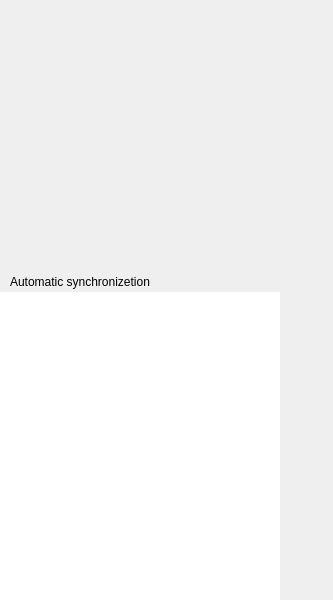
<?xml version="1.0" encoding="UTF-8"?>
<ui version="4.0">
 <class>KiranTimeDateWidget</class>
 <widget class="QWidget" name="KiranTimeDateWidget">
  <property name="geometry">
   <rect>
    <x>0</x>
    <y>0</y>
    <width>333</width>
    <height>600</height>
   </rect>
  </property>
  <property name="windowTitle">
   <string>KiranTimeDateWidget</string>
  </property>
  <property name="styleSheet">
   <string notr="true"/>
  </property>
  <layout class="QHBoxLayout" name="horizontalLayout_2">
   <property name="spacing">
    <number>4</number>
   </property>
   <property name="leftMargin">
    <number>0</number>
   </property>
   <property name="topMargin">
    <number>0</number>
   </property>
   <property name="rightMargin">
    <number>0</number>
   </property>
   <property name="bottomMargin">
    <number>0</number>
   </property>
   <item>
    <widget class="KiranColorBlock" name="siderbar" native="true">
     <property name="sizePolicy">
      <sizepolicy hsizetype="Fixed" vsizetype="Preferred">
       <horstretch>0</horstretch>
       <verstretch>0</verstretch>
      </sizepolicy>
     </property>
     <property name="minimumSize">
      <size>
       <width>280</width>
       <height>0</height>
      </size>
     </property>
     <property name="maximumSize">
      <size>
       <width>280</width>
       <height>16777215</height>
      </size>
     </property>
     <property name="styleSheet">
      <string notr="true"/>
     </property>
     <layout class="QVBoxLayout" name="verticalLayout">
      <property name="spacing">
       <number>0</number>
      </property>
      <property name="leftMargin">
       <number>0</number>
      </property>
      <property name="topMargin">
       <number>40</number>
      </property>
      <property name="rightMargin">
       <number>0</number>
      </property>
      <property name="bottomMargin">
       <number>0</number>
      </property>
      <item alignment="Qt::AlignHCenter">
       <widget class="KiranClock" name="clock" native="true">
        <property name="sizePolicy">
         <sizepolicy hsizetype="Fixed" vsizetype="Fixed">
          <horstretch>0</horstretch>
          <verstretch>0</verstretch>
         </sizepolicy>
        </property>
        <property name="minimumSize">
         <size>
          <width>180</width>
          <height>180</height>
         </size>
        </property>
        <property name="maximumSize">
         <size>
          <width>180</width>
          <height>180</height>
         </size>
        </property>
        <property name="styleSheet">
         <string notr="true"/>
        </property>
       </widget>
      </item>
      <item alignment="Qt::AlignHCenter">
       <widget class="QLabel" name="label_utc">
        <property name="sizePolicy">
         <sizepolicy hsizetype="Preferred" vsizetype="Minimum">
          <horstretch>0</horstretch>
          <verstretch>0</verstretch>
         </sizepolicy>
        </property>
        <property name="styleSheet">
         <string notr="true"/>
        </property>
        <property name="text">
         <string/>
        </property>
       </widget>
      </item>
      <item alignment="Qt::AlignHCenter">
       <widget class="QLabel" name="label_dateTime">
        <property name="sizePolicy">
         <sizepolicy hsizetype="Preferred" vsizetype="Minimum">
          <horstretch>0</horstretch>
          <verstretch>0</verstretch>
         </sizepolicy>
        </property>
        <property name="styleSheet">
         <string notr="true"/>
        </property>
        <property name="text">
         <string/>
        </property>
       </widget>
      </item>
      <item>
       <widget class="QWidget" name="widget_autoSync" native="true">
        <layout class="QHBoxLayout" name="layout_sync">
         <property name="spacing">
          <number>0</number>
         </property>
         <property name="leftMargin">
          <number>0</number>
         </property>
         <property name="topMargin">
          <number>24</number>
         </property>
         <property name="rightMargin">
          <number>0</number>
         </property>
         <property name="bottomMargin">
          <number>0</number>
         </property>
         <item>
          <spacer name="horizontalSpacer_2">
           <property name="orientation">
            <enum>Qt::Horizontal</enum>
           </property>
           <property name="sizeType">
            <enum>QSizePolicy::Fixed</enum>
           </property>
           <property name="sizeHint" stdset="0">
            <size>
             <width>10</width>
             <height>20</height>
            </size>
           </property>
          </spacer>
         </item>
         <item>
          <widget class="QLabel" name="label_autoSync">
           <property name="styleSheet">
            <string notr="true"/>
           </property>
           <property name="text">
            <string>Automatic synchronizetion</string>
           </property>
          </widget>
         </item>
         <item>
          <spacer name="horizontalSpacer">
           <property name="orientation">
            <enum>Qt::Horizontal</enum>
           </property>
           <property name="sizeHint" stdset="0">
            <size>
             <width>40</width>
             <height>20</height>
            </size>
           </property>
          </spacer>
         </item>
        </layout>
       </widget>
      </item>
      <item alignment="Qt::AlignHCenter">
       <widget class="KiranSidebarWidget" name="tabList">
        <property name="sizePolicy">
         <sizepolicy hsizetype="Fixed" vsizetype="Expanding">
          <horstretch>0</horstretch>
          <verstretch>0</verstretch>
         </sizepolicy>
        </property>
        <property name="minimumSize">
         <size>
          <width>280</width>
          <height>300</height>
         </size>
        </property>
        <property name="maximumSize">
         <size>
          <width>280</width>
          <height>16777215</height>
         </size>
        </property>
        <property name="styleSheet">
         <string notr="true"/>
        </property>
        <property name="frameShape">
         <enum>QFrame::NoFrame</enum>
        </property>
        <property name="frameShadow">
         <enum>QFrame::Plain</enum>
        </property>
       </widget>
      </item>
     </layout>
    </widget>
   </item>
   <item>
    <widget class="KiranColorBlock" name="widget_content" native="true">
     <layout class="QVBoxLayout" name="verticalLayout_2">
      <property name="spacing">
       <number>20</number>
      </property>
      <property name="leftMargin">
       <number>24</number>
      </property>
      <property name="topMargin">
       <number>0</number>
      </property>
      <property name="rightMargin">
       <number>24</number>
      </property>
      <property name="bottomMargin">
       <number>40</number>
      </property>
      <item>
       <widget class="QStackedWidget" name="stack">
        <property name="currentIndex">
         <number>-1</number>
        </property>
       </widget>
      </item>
     </layout>
    </widget>
   </item>
  </layout>
 </widget>
 <customwidgets>
  <customwidget>
   <class>KiranClock</class>
   <extends>QWidget</extends>
   <header location="global">widgets/kiran-clock.h</header>
   <container>1</container>
  </customwidget>
  <customwidget>
   <class>KiranSidebarWidget</class>
   <extends>QListWidget</extends>
   <header location="global">kiran-sidebar-widget.h</header>
  </customwidget>
  <customwidget>
   <class>KiranColorBlock</class>
   <extends>QWidget</extends>
   <header location="global">kiran-color-block.h</header>
   <container>1</container>
  </customwidget>
 </customwidgets>
 <resources/>
 <connections/>
</ui>
